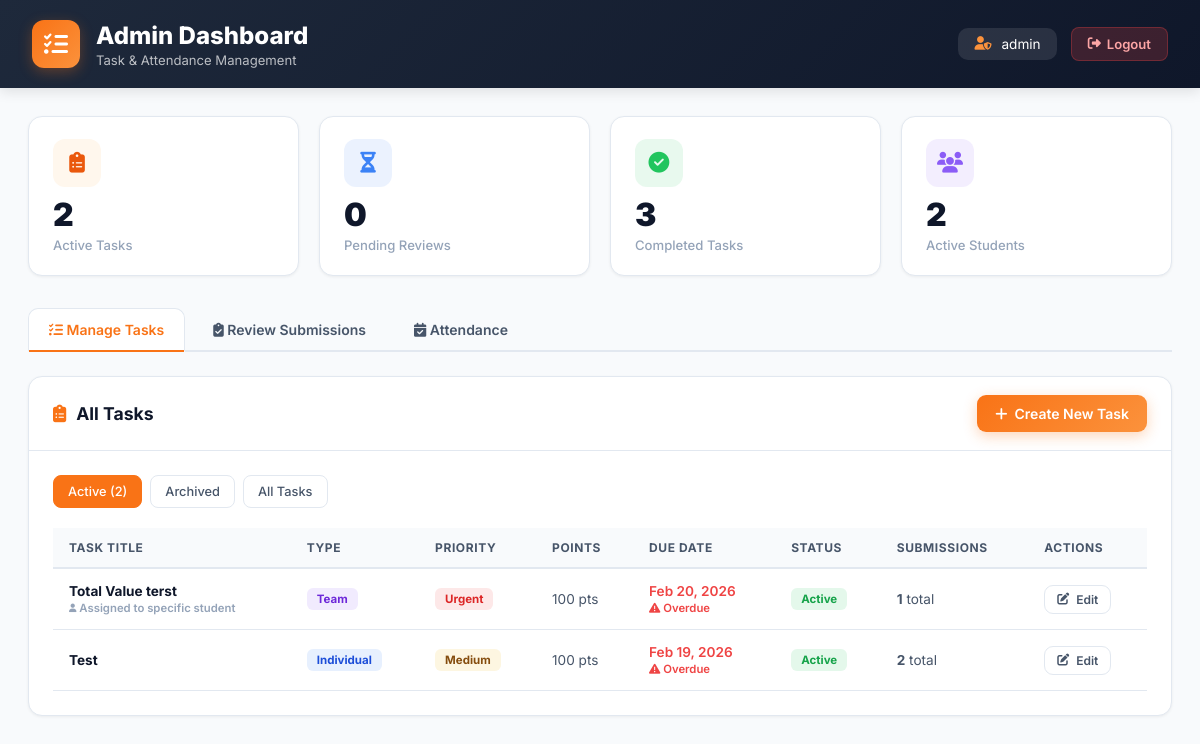
Screenshot of /admin.php (signed in) with the database file from the repository.
### tables this page shows
CREATE TABLE `internship_tasks` (
  `id` int(11) NOT NULL,
  `title` varchar(255) NOT NULL,
  `description` text DEFAULT NULL,
  `task_type` enum('individual','team','batch') DEFAULT 'individual',
  `batch_id` int(11) DEFAULT NULL,
  `team_id` int(11) DEFAULT NULL,
  `assigned_to_student` int(11) DEFAULT NULL,
  `due_date` datetime DEFAULT NULL,
  `max_points` int(11) DEFAULT 100,
  `priority` enum('low','medium','high','urgent') DEFAULT 'medium',
  `status` enum('active','draft','closed') DEFAULT 'active',
  `resources_url` varchar(500) DEFAULT NULL,
  `created_by` varchar(150) DEFAULT 'Coordinator',
  `created_at` datetime DEFAULT current_timestamp(),
  `updated_at` datetime DEFAULT current_timestamp() ON UPDATE current_timestamp()
);

### admin.php (the view, shortened to what this page needs)
<?php
$db = getPadakDB();
    ?>
    <?php
$statsRes = $db->query("SELECT
    (SELECT COUNT(*) FROM internship_tasks WHERE status='active') as active_tasks,
    (SELECT COUNT(*) FROM task_submissions WHERE status='submitted' OR status='under_review') as pending_reviews,
    (SELECT COUNT(*) FROM task_submissions WHERE status='approved') as completed_tasks,
    (SELECT COUNT(DISTINCT id) FROM internship_students WHERE is_active=1) as total_students
");
$stats = $statsRes->fetch_assoc();
$filterStatus = $_GET['filter'] ?? 'active';
$whereClause = $filterStatus === 'all' ? "1=1" : "t.status='$filterStatus'";
$tasksRes = $db->query("SELECT t.*,
    COUNT(DISTINCT ts.id) as submission_count,
    SUM(CASE WHEN ts.status IN ('submitted','under_review') THEN 1 ELSE 0 END) as pending_count,
    SUM(CASE WHEN ts.status='approved' THEN 1 ELSE 0 END) as approved_count
    FROM internship_tasks t
    LEFT JOIN task_submissions ts ON ts.task_id = t.id
    WHERE $whereClause
    GROUP BY t.id
    ORDER BY t.created_at DESC");
$tasks = [];
while ($row = $tasksRes->fetch_assoc()) $tasks[] = $row;
?>
<!DOCTYPE html>
<html lang="en">
<head>
    <link rel="stylesheet" href="https://cdnjs.cloudflare.com/ajax/libs/font-awesome/6.4.0/css/all.min.css">
</head>
<body>
    <div class="admin-header">
        <div class="ah-left">
            <div class="ah-logo"><i class="fas fa-tasks"></i></div>
            <div class="ah-title">
                <h1>Admin Dashboard</h1>
                <p>Task & Attendance Management</p>
            </div>
        </div>
        <div class="ah-right">
            <div class="ah-user">
                <i class="fas fa-user-shield"></i>
                <?php echo htmlspecialchars($_SESSION['admin_username']); ?>
            </div>
            <a href="?logout=1" class="btn-logout">
                <i class="fas fa-sign-out-alt"></i> Logout
            </a>
        </div>
    </div>
    <div class="admin-container">
        <div class="stats-grid">
            <div class="stat-card"><div class="sc-top"><div class="sc-icon orange"><i class="fas fa-clipboard-list"></i></div></div><div class="sc-value"><?php echo $stats['active_tasks']; ?></div><div class="sc-label">Active Tasks</div></div>
            <div class="stat-card"><div class="sc-top"><div class="sc-icon blue"><i class="fas fa-hourglass-half"></i></div></div><div class="sc-value"><?php echo $stats['pending_reviews']; ?></div><div class="sc-label">Pending Reviews</div></div>
            <div class="stat-card"><div class="sc-top"><div class="sc-icon green"><i class="fas fa-circle-check"></i></div></div><div class="sc-value"><?php echo $stats['completed_tasks']; ?></div><div class="sc-label">Completed Tasks</div></div>
            <div class="stat-card"><div class="sc-top"><div class="sc-icon purple"><i class="fas fa-users"></i></div></div><div class="sc-value"><?php echo $stats['total_students']; ?></div><div class="sc-label">Active Students</div></div>
        </div>
        <div class="tabs">
            <button class="tab active" onclick="showTab('tasks')"><i class="fas fa-tasks"></i> Manage Tasks</button>
            <button class="tab" onclick="showTab('reviews')"><i class="fas fa-clipboard-check"></i> Review Submissions</button>
            <button class="tab" onclick="showTab('attendance')"><i class="fas fa-calendar-check"></i> Attendance</button>
        </div>
        <div id="tab-tasks" class="tab-content">
            <div class="section">
                <div class="section-header">
                    <div class="sh-title"><i class="fas fa-clipboard-list"></i>All Tasks</div>
                    <button class="btn btn-primary" onclick="openCreateModal()"><i class="fas fa-plus"></i> Create New Task</button>
                </div>
                <div class="section-body">
                    <div class="filter-bar">
                        <a href="?filter=active" class="filter-btn <?php echo $filterStatus==='active'?'active':''; ?>">Active (<?php echo count(array_filter($tasks, fn($t)=>$t['status']==='active')); ?>)</a>
                        <a href="?filter=archived" class="filter-btn <?php echo $filterStatus==='archived'?'active':''; ?>">Archived</a>
                        <a href="?filter=all" class="filter-btn <?php echo $filterStatus==='all'?'active':''; ?>">All Tasks</a>
                    </div>
                    <?php if (empty($tasks)): ?>
                    <div class="empty-state"><i class="fas fa-clipboard-list"></i><h3>No tasks found</h3><p>Create your first task to get started</p></div>
                    <?php else: ?>
                    <div class="table-responsive"><table class="data-table"><thead><tr><th>Task Title</th><th>Type</th><th>Priority</th><th>Points</th><th>Due Date</th><th>Status</th><th>Submissions</th><th>Actions</th></tr></thead><tbody><?php foreach ($tasks as $task): $dueDate = $task['due_date'] ? date('M d, Y', strtotime($task['due_date'])) : '—';$isOverdue = $task['due_date'] && strtotime($task['due_date']) < time();?><tr><td><strong><?php echo htmlspecialchars($task['title']); ?></strong><?php if ($task['assigned_to_student']): ?><br><small style="color:var(--text3);"><i class="fas fa-user fa-xs"></i> Assigned to specific student</small><?php endif; ?></td><td><span class="badge badge-<?php echo $task['task_type']; ?>"><?php echo ucfirst($task['task_type']); ?></span></td><td><span class="badge badge-<?php echo $task['priority']; ?>"><?php echo ucfirst($task['priority']); ?></span></td><td><?php echo $task['max_points']; ?> pts</td><td style="<?php echo $isOverdue?'color:var(--red);font-weight:600;':''; ?>"><?php echo $dueDate; ?><?php if ($isOverdue): ?><br><small><i class="fas fa-triangle-exclamation"></i> Overdue</small><?php endif; ?></td><td><span class="badge badge-<?php echo $task['status']; ?>"><?php echo ucfirst($task['status']); ?></span></td><td><?php if ($task['submission_count'] > 0): ?><strong><?php echo $task['submission_count']; ?></strong> total<?php if ($task['pending_count'] > 0): ?><br><small style="color:var(--blue);"><i class="fas fa-hourglass-half"></i> <?php echo $task['pending_count']; ?> pending</small><?php endif; ?><?php else: ?><span style="color:var(--text3);">No submissions</span><?php endif; ?></td><td><button class="btn btn-secondary btn-sm" onclick='editTask(<?php echo json_encode($task); ?>)'><i class="fas fa-edit"></i> Edit</button></td></tr><?php endforeach; ?></tbody></table></div>
                    <?php endif; ?>
                </div>
            </div>
        </div>
    </div>
</body>
</html>

### rows the page displays
internship_tasks: title "Total Value terst", shows "Assigned to specific student", task_type "Team", priority "Urgent", max_points "100", due_date "Feb 20, 2026", shows "Overdue", status "Active", submission_count "1"
internship_tasks: title "Test", task_type "Individual", priority "Medium", max_points "100", due_date "Feb 19, 2026", shows "Overdue", status "Active", submission_count "2"

### other values shown
$_SESSION['admin_username'] "admin"
$stats['active_tasks'] "2"
$stats['pending_reviews'] "0"
$stats['completed_tasks'] "3"
$stats['total_students'] "2"
count(array_filter($tasks, fn($t)=>$t['status']==='active')) "2"
